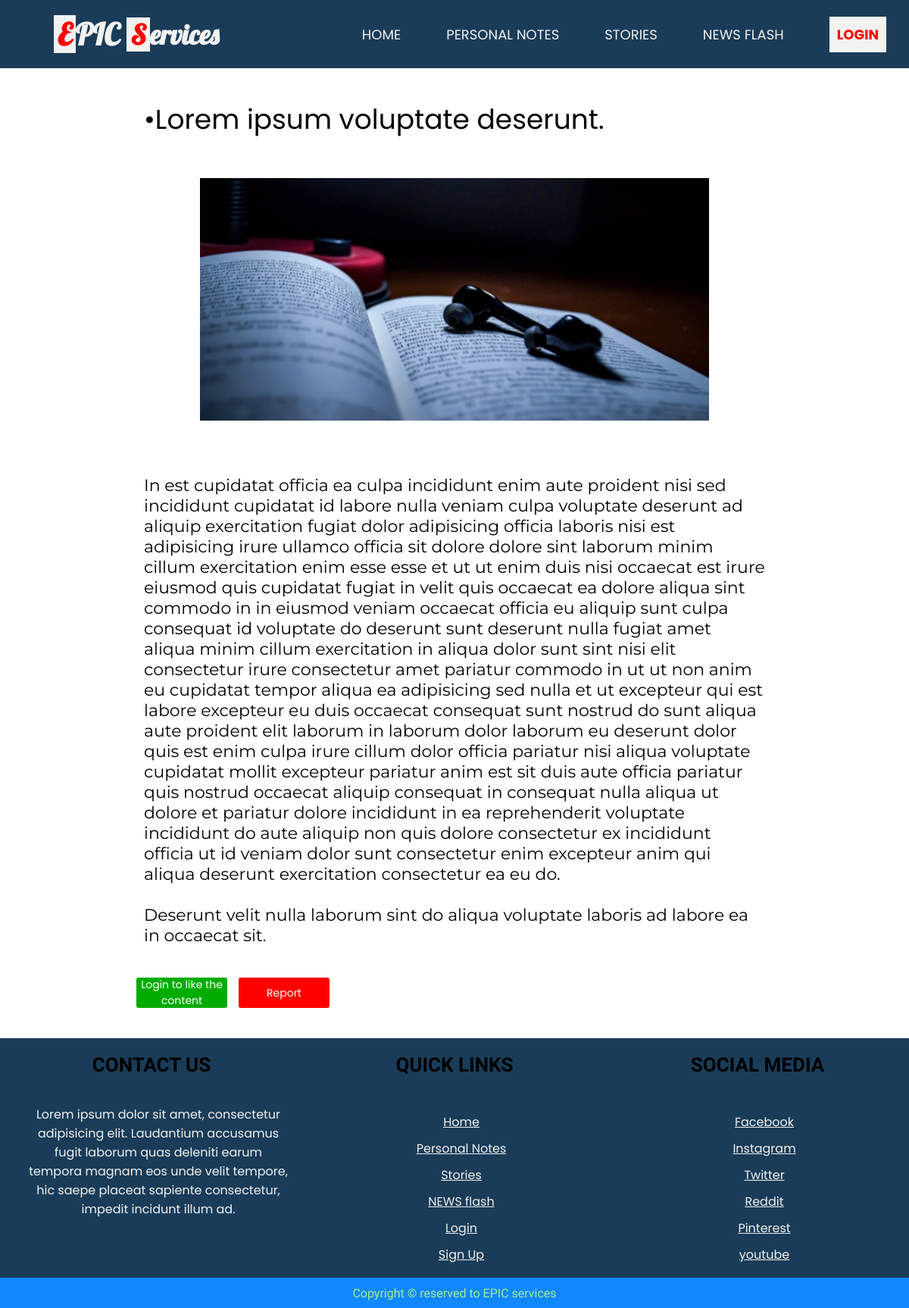
/stories/open.php?storyid=6, run on the app's committed database.
### tables this page shows
CREATE TABLE `stories` (
  `storyid` int(11) NOT NULL,
  `storyuser` varchar(15) DEFAULT NULL,
  `storytitle` text,
  `storydata` text,
  `storytags` text,
  `dttm` date DEFAULT NULL
);

### stories/open.php (the view, shortened to what this page needs)
<?php
	include("../public/top.php");
?>
<!DOCTYPE html>
<html lang="en">
<head>
	<link rel="stylesheet" href="styles/open.css">
</head>
<body>
	<section id="openContainer">
		<?php
			include '../public/header.php';
		?>
		<section class="open-container">
			<?php
				if (!isset($_GET['storyid'])) {
					header("location: index.php");
				} else {
					$selectstoryopen = "select * from stories where storyid =".$_GET['storyid'];
					$res = mysqli_query($conn, $selectstoryopen);
					$checkData = mysqli_num_rows($res);
					if ($checkData == 1){
						$row = mysqli_fetch_array($res);
						$storytitle = $row['storytitle'];
						$storydata = $row['storydata'];
					} else {
						header("location: index.php");
					}
				}
			?>
			<section class="open-title">&bull;<?= $storytitle ?></section>
			<section class="thumbnail"><img src="../assets/images/book.jpg"></section>
			<section class="open-main"><pre><?= $storydata ?></pre></section>
			<section class="controls">
				<?php
					if (!isset($_SESSION['user'])) {
				?>
						<button style="border:none" class="ctrl-btn" disabled="true">Login to like the content</button>
				<?php } ?>
				<a style="background-color: red" href="#" class="ctrl-btn">Report</a>
			</section>
		</section>
		<?php
			include '../public/footer.php';
		?>
	</section>
</body>
</html>

### stories/styles/open.css (style rules this page uses)
#openContainer { display: none; width: 100%; }
.open-container { width: 70%; min-height: 400px; margin-top: 30px; margin-bottom: 30px; margin-left: 15%; }
.open-title { font-size: 36px; padding: 10px; width: calc(100%-20px); font-family: 'Poppins', sans-serif; }
.open-main { width: 100%; }
.open-main pre { white-space: pre-wrap; font-size: 22px; padding: 10px; width: calc(100%-20px); font-family: 'Montserrat', sans-serif; }
.controls { width: 100%; height: 60px; display: flex; align-items: center; }
.ctrl-btn { width: 120px; height: 40px; background-color: #01ac01; border-radius: 3px; font-size: 14px; font-family: 'Poppins', sans-serif; display: flex; justify-content: center; align-items: center; color: white; text-decoration: none; margin-right: 15px; }
.thumbnail { height: 400px; width: 100%; display: flex; justify-content: center; align-items: center; }
.thumbnail img { height: 80%; width: 80%; }

### public/styles/header.css (style rules this page uses)
body { margin: 0; padding: 0; }

### data on the page
stories: storytitle "Lorem ipsum voluptate deserunt.", storydata "In est cupidatat officia ea culpa incididunt enim aute proident nisi sed incididunt cupidatat id labore nulla veniam culpa voluptate deserunt ad aliquip exercitation fugiat dolor adipisicing officia laboris nisi est adipisicing irure ullamco officia sit dolore dolore sint laborum minim cillum exercitation enim esse esse et ut ut enim duis nisi occaecat est irure eiusmod quis cupidatat fugiat in velit quis occaecat ea dolore aliqua sint commodo in in eiusmod veniam occaecat officia eu aliquip sunt culpa consequat id voluptate do deserunt sunt deserunt nulla fugiat amet aliqua minim cillum exercitation in aliqua dolor sunt sint nisi elit consectetur irure consectetur amet pariatur commodo in…"
